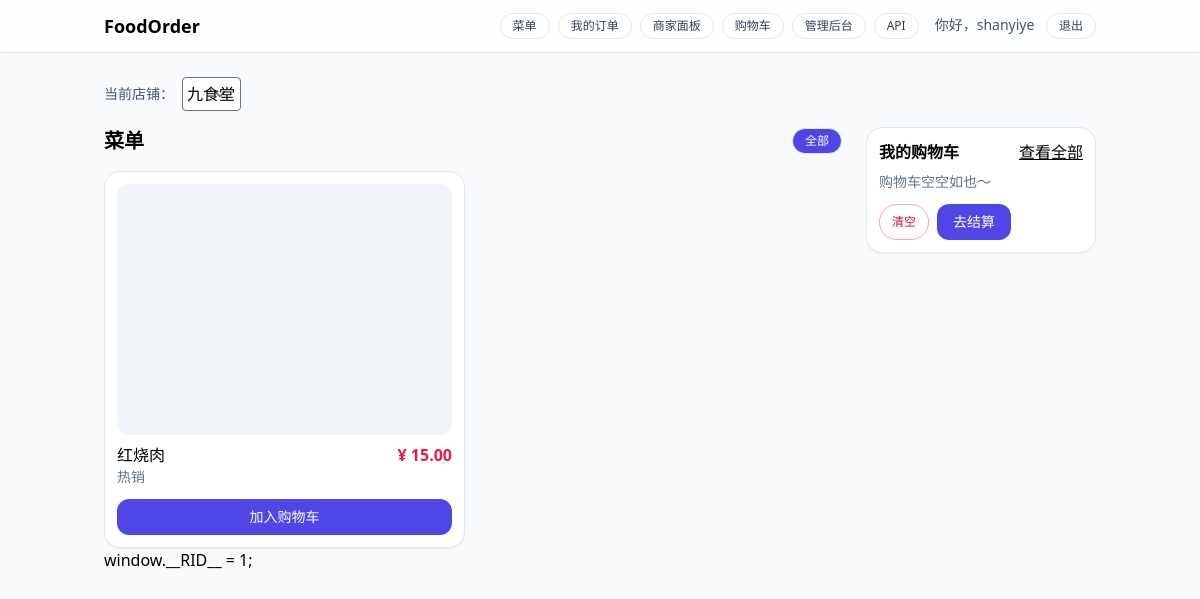
The app's page / (signed in) with its own data.
### menu/models.py (models this page shows, shortened)
class Dish(models.Model):
    restaurant = models.ForeignKey(Restaurant, on_delete=models.CASCADE, related_name="dishes", null=True, blank=True)
    category = models.ForeignKey(
        Category,
        on_delete=models.PROTECT,  # 防止菜品被误删
        related_name = 'dishes'
    )
    name = models.CharField(max_length=64)
    price = models.DecimalField(
        max_digits=8,
        decimal_places=2,
        validators=[MinValueValidator(Decimal("0.00"))], # 价格>= 0
    )
    cover = models.ImageField(
        upload_to=dish_image_path,
        blank = True,null = True,
    )
    stock = models.PositiveIntegerField(default=100)  # 库存
    status = models.BooleanField(
        default=True,
        help_text="是否上架"
    )
    sold = models.PositiveIntegerField(default = 0) # 销量计数
    description = models.TextField(blank = True)
    created_at = models.DateTimeField(auto_now_add=True)
    updated_at = models.DateTimeField(auto_now = True)
    class Meta:
        unique_together = [("restaurant", "name")]  # 同店菜名不重复
        indexes = [
            models.Index(fields = ['status']),
            models.Index(fields=['category','status']),
            models.Index(fields=['-sold']), # 常见热销列表
            models.Index(fields=['price']), # 价格排序/筛选
        ]
        ordering = ['-id'] # 默认最新的在前
        constraints = [
            models.CheckConstraint(
                check=Q(price__gte=0),
                name="dish_price_non_negative"
            ),
            models.CheckConstraint(
                check=Q(stock__gte=0),
                name="dish_stock_non_negative"
            ),
            models.CheckConstraint(
                check=Q(sold__gte=0),
                name="dish_sold_non_negative"
            ),
        ]

class Category(models.Model):
    restaurant = models.ForeignKey(Restaurant, on_delete=models.CASCADE, related_name="categories", null=True, blank=True)
    name = models.CharField(max_length=32,unique=True) # 菜品名称
    sort = models.PositiveIntegerField(default=0) # 排序值
    status = models.BooleanField(default=True) # 是否启用
    created_at = models.DateTimeField(auto_now_add=True)
    class Meta:
        unique_together = [("restaurant", "name")]  # 同店分类名不重复
        ordering = ['sort','id']

### restaurants/models.py (models this page shows, shortened)
class Restaurant(models.Model):
    name = models.CharField(max_length=64, unique=True)
    slug = models.SlugField(max_length=64, unique=True)  # URL 友好
    owner = models.ForeignKey(User, on_delete=models.PROTECT, related_name="owned_restaurants")
    phone = models.CharField(max_length=20, blank=True)
    address = models.CharField(max_length=200, blank=True)
    is_active = models.BooleanField(default=True)
    created_at = models.DateTimeField(auto_now_add=True)
    class Meta:
        ordering = ["id"]

### menu/views.py (the view)
# urls.py: path('', home_page,name='home'),
@ensure_csrf_cookie
def home_page(request):
    rid = request.GET.get("rid")
    restaurants = Restaurant.objects.filter(is_active=True).order_by("id")
    current = None
    if rid:
        current = get_object_or_404(restaurants, id=rid)
    else:
        current = restaurants.first()
    categories = Category.objects.filter(restaurant=current).order_by("id") if current else []
    dishes = Dish.objects.filter(restaurant=current, ).order_by("id") if current else []
    ctx = {
        "restaurants": restaurants,
        "current_restaurant": current,
        "categories": categories,
        "dishes": dishes,
    }
    return render(request, "index.html", ctx)

### restaurants/context_processors.py (called while the page is built)
def nav_restaurant(request):
    return {"nav_rid": request.session.get("current_rid")}

### templates/index.html (shortened to what this page needs)
{% extends "base.html" %}
{% load static %}
{% block content %}
<form method="get" class="flex items-center gap-2 mb-4">
  <label class="text-sm text-slate-600">当前店铺：</label>
  <select name="rid" class="rounded border p-1" onchange="this.form.submit()">
    {% for r in restaurants %}
      <option value="{{ r.id }}" {% if current_restaurant and r.id == current_restaurant.id %}selected{% endif %}>
        {{ r.name }}
      </option>
    {% endfor %}
  </select>
</form>
<div class="grid grid-cols-1 lg:grid-cols-4 gap-6">
  <div class="lg:col-span-3">
    <div class="flex items-center justify-between mb-4">
      <h1 class="text-xl font-semibold">菜单</h1>
      <div class="flex gap-2">
        <a href="/" class="chip {% if not current_cat %}!bg-indigo-600 !text-white{% endif %}">全部</a>
      </div>
    </div>
    {% if dishes %}
    <div class="grid grid-cols-1 sm:grid-cols-2 xl:grid-cols-3 gap-4">
      {% for d in dishes %}
        <div class="card">
          <div class="aspect-[4/3] w-full overflow-hidden rounded-xl bg-slate-100">
          </div>
          <div class="mt-2 flex items-start justify-between gap-2">
            <div>
              <div class="font-medium">{{ d.name }}</div>
              <div class="text-slate-500 text-sm">{{ d.category.name }}</div>
            </div>
            <div class="text-rose-600 font-semibold">¥ {{ d.price }}</div>
          </div>
          <button class="btn w-full mt-3 add-to-cart" data-dish="{{ d.id }}">加入购物车</button>
        </div>
      {% endfor %}
    </div>
    {% else %}
      <p class="text-slate-500">暂无菜品，请到后台添加。</p>
    {% endif %}
  </div>
  <aside class="lg:col-span-1">
    <div class="sticky top-20">
      <div class="card">
        <div class="flex items-center justify-between mb-2">
          <h2 class="font-semibold">我的购物车</h2>
          <a href="{% url 'cart' %}{% if current_restaurant %}?rid={{ current_restaurant.id }}
                       {% elif nav_rid %}?rid={{ nav_rid }}{% endif %}"
   class="underline">查看全部</a>
        </div>
        <div id="mini-cart-empty" class="text-sm text-slate-500 hidden">购物车空空如也～</div>
        <div class="mt-3 flex gap-2">
          <button id="mini-cart-clear" class="chip text-rose-700 border-rose-300">清空</button>
          <a href="{% url 'checkout' %}{% if current_restaurant %}?rid={{ current_restaurant.id }}
                           {% elif nav_rid %}?rid={{ nav_rid }}{% endif %}"
          class="btn">去结算</a>
        </div>
      </div>
    </div>
  </aside>
</div>
  window.__RID__ = {{ current_restaurant.id|default:"null" }};
{% endblock %}

### templates/base.html (shortened to what this page needs)
{% load static %}
<!doctype html>
<html lang="zh" class="h-full bg-slate-50">
<head>
  <link href="{% static 'css/dist.css' %}" rel="stylesheet">
</head>
<body class="min-h-full">
  <header class="border-b bg-white/70 backdrop-blur sticky top-0 z-10">
    <div class="container flex items-center justify-between py-3">
      <a href="/" class="font-semibold text-lg">FoodOrder</a>
      <nav class="flex items-center gap-4 text-sm">
        <div class="flex items-center gap-2">
        <a href="/" class="chip">菜单</a>
        <a href="/orders/" class="chip">我的订单</a>
        <a href="/staff/orders/" class="chip">商家面板</a>
        <a href="{% url 'cart' %}{% if current_restaurant %}?rid={{ current_restaurant.id }}
                       {% elif nav_rid %}?rid={{ nav_rid }}{% endif %}"
          class="chip">购物车</a>
        <a href="/admin/" class="chip">管理后台</a>
        <a href="/api/" class="chip">API</a>
         </div>
         <div>
          {% if request.user.is_authenticated %}
            <span class="text-sm text-slate-600 mr-2">你好，{{ request.user.username }}</span>
            <form action="{% url 'logout' %}" method="post" style="display:inline">
              <button type="submit" class="chip">退出</button>
            </form>
          {% else %}
            <a href="{% url 'login' %}" class="chip">登录</a>
          {% endif %}
          </div>
      </nav>
    </div>
  </header>
  <main class="container py-6">
    {% block content %}{% endblock %}
  </main>
</body>
</html>

### records on screen
Dish: name "红烧肉", category.name "热销", price "15.00"
Restaurant: id "1"

### other values on screen
{{ request.user.username }} "shanyiye"
form field rid "九食堂"
